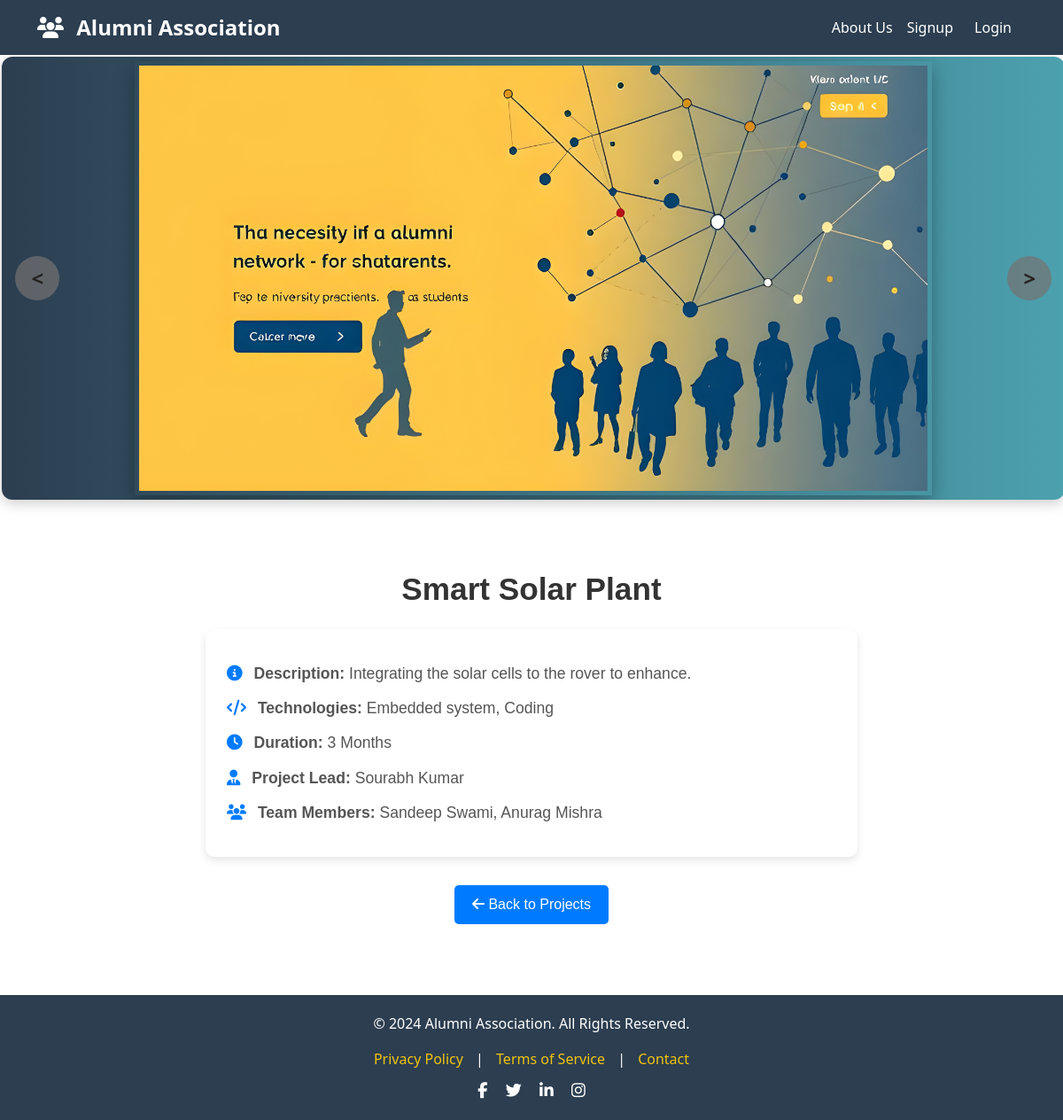
Page /resources/1 on the committed database.
### website/models.py (models this page shows)
class Project(db.Model):
    id = db.Column(db.Integer, primary_key=True)
    project_name = db.Column(db.String(100),nullable=False)
    description = db.Column(db.Text, nullable=False)
    technologies = db.Column(db.String(255), nullable=False)
    duration = db.Column(db.String(50), nullable=False)
    lead = db.Column(db.String(100), nullable=True)
    team_members = db.Column(db.String(255), nullable=True)
    member_id = db.Column(db.Integer,db.ForeignKey('member.id'),nullable=False)

### website/views.py (the view)
@views.route('/resources/<int:project_id>', methods=['GET'])
def project_details(project_id):
    project = Project.query.get_or_404(project_id)
    return render_template('project_details.html', project=project,user=current_user)

### website/templates/project_details.html (shortened to what this page needs)
{% extends "layout.html" %}
{% block body %}
<link rel="stylesheet" href="{{ url_for('static', filename='resource.css') }}" />
<div class="resource-page">
  <h1 class="resource-title">{{ project.project_name }}</h1>
  <div class="resource-details">
    <p><i class="fas fa-info-circle"></i> <strong>Description:</strong> {{ project.description }}</p>
    <p><i class="fas fa-code"></i> <strong>Technologies:</strong> {{ project.technologies }}</p>
    <p><i class="fas fa-clock"></i> <strong>Duration:</strong> {{ project.duration }}</p>
    <p><i class="fas fa-user-tie"></i> <strong>Project Lead:</strong> {{ project.lead }}</p>
    <p><i class="fas fa-users"></i> <strong>Team Members:</strong> {{ project.team_members }}</p>
  </div>
  <a href="/resources" class="back-button">
    <i class="fas fa-arrow-left"></i> Back to Projects
  </a>
</div>
{% endblock %}

### website/static/top.css (style rules this page uses)
body { font-family: "Poppins", sans-serif; background-color: #f8f9fa; color: #817f7f; margin: 0; padding: 0; }

### website/static/resource.css (style rules this page uses)
h1.resource-title { font-size: 2.2rem; font-weight: 700; color: #333; margin-bottom: 1.5rem; }
.resource-page { max-width: 800px; margin: 3rem auto; padding: 2rem; font-family: 'Poppins', sans-serif; text-align: center; }
.resource-title { font-size: 2rem; font-weight: 600; color: #333; margin-bottom: 1.5rem; }
.resource-details { text-align: left; background: #fff; padding: 1.5rem; border-radius: 10px; box-shadow: 0 4px 10px rgba(0, 0, 0, 0.1); }
.resource-details p { margin: 0.8rem 0; font-size: 1.1rem; color: #555; }
.resource-details i { color: #007bff; margin-right: 8px; }
.back-button { display: inline-block; margin-top: 2rem; padding: 10px 20px; font-size: 1rem; color: white; background: #007bff; border-radius: 5px; text-decoration: none; transition: background 0.3s; }

### rows in the picture
Project: project_name "Smart Solar Plant", description "Integrating the solar cells to the rover to enhance.", technologies "Embedded system, Coding", duration "3 Months", lead "Sourabh Kumar", team_members "Sandeep Swami, Anurag Mishra"
